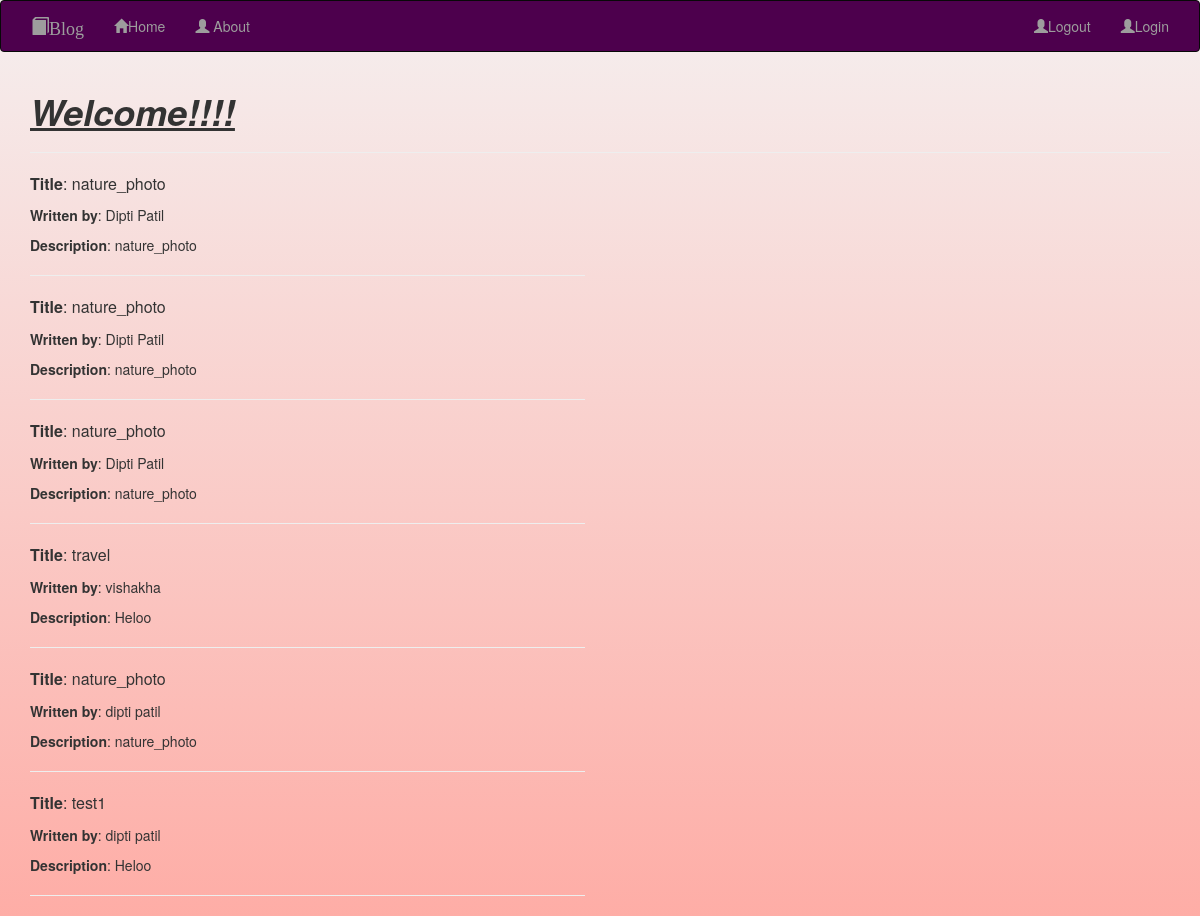
The page / on the database its author committed.
### tables this page shows
CREATE TABLE blog(blog_id INTEGER PRIMARY KEY AUTOINCREMENT,title TEXT,pname TEXT,desc TEXT);

### app.py (the view)
@app.route("/")
def index():
    con = sqlite3.connect("mydb3.db")
    cur = con.cursor()
    cur.execute("SELECT * from blog")
    data = cur.fetchall()
    return  render_template('index.html',data=data)

### templates/index.html (shortened to what this page needs)
<html lang="en">
<head>
  <link rel="stylesheet" href="https://maxcdn.bootstrapcdn.com/bootstrap/3.4.1/css/bootstrap.min.css">
</head>
<body style="background-image: linear-gradient(to top, #feada6 0%, #f5efef 100% );">
<nav class="navbar navbar-inverse" style="background-color:  #4d004d;" >
  <div class="container-fluid">
 <div id="mydiv" class="collapse navbar-collapse">
          <ul class="nav navbar-nav">
              <a class="navbar-brand" href="#"> <span class="glyphicon glyphicon-book" >Blog</span></a>
              <li><a href="#" class="active"><span class="glyphicon glyphicon-home"></span>Home</a></li>
        <li><a href="/about"><span class="glyphicon glyphicon-user"></span> About</a></li>
    </ul>
    <ul class="nav navbar-nav navbar-right">
      <li><a href="/logout"><span class="glyphicon glyphicon-user"></span>Logout</a></li>
<li><a href="/login"><span class="glyphicon glyphicon-user"></span>Login</a></li>
    </ul>
  </div>
  </div>
</nav>
<div class="container">
  <div>
    <h1 style="font-style:italic; text-decoration:underline;"><b>Welcome!!!!</b></h1><hr>
    {% for i in data %}
 <div class="row">
        <div class="col-sm-6" >
      <p style="font-size:medium"><b>Title</b>: {{i[1]}}</p>
      <p><b>Written by</b>: {{i[2]}}</p>
      <p><b>Description</b>: {{i[3]}}</p>
      <hr>
        </div>
 </div>
 {% endfor %}
  </div>
</div>
</body>
</html>

### rows shown on the page
blog: title "nature_photo", pname "Dipti Patil", desc "nature_photo"
blog: title "nature_photo", pname "Dipti Patil", desc "nature_photo"
blog: title "nature_photo", pname "Dipti Patil", desc "nature_photo"
blog: title "travel", pname "vishakha", desc "Heloo"
blog: title "nature_photo", pname "dipti patil", desc "nature_photo"
blog: title "test1", pname "dipti patil", desc "Heloo"
